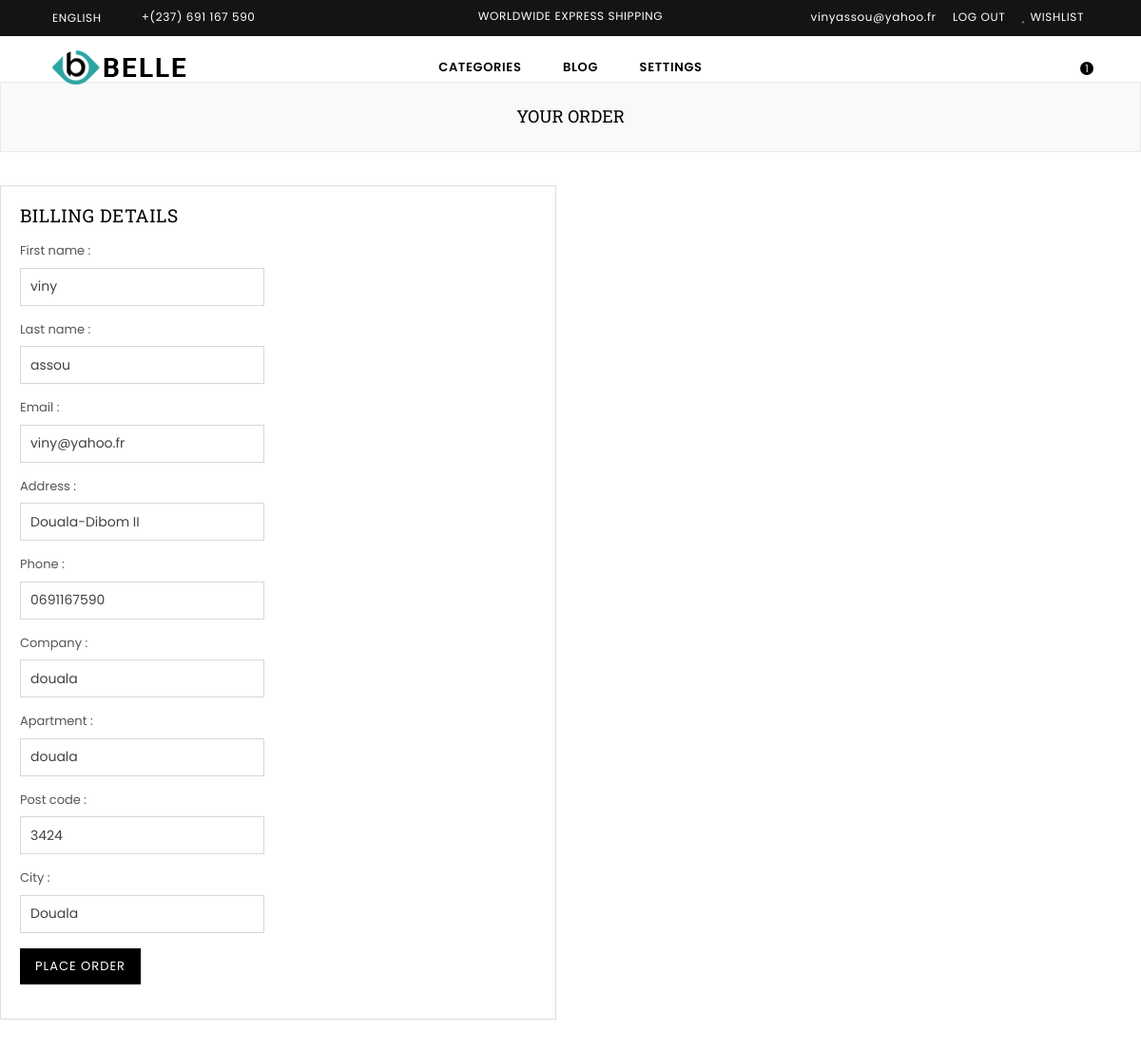
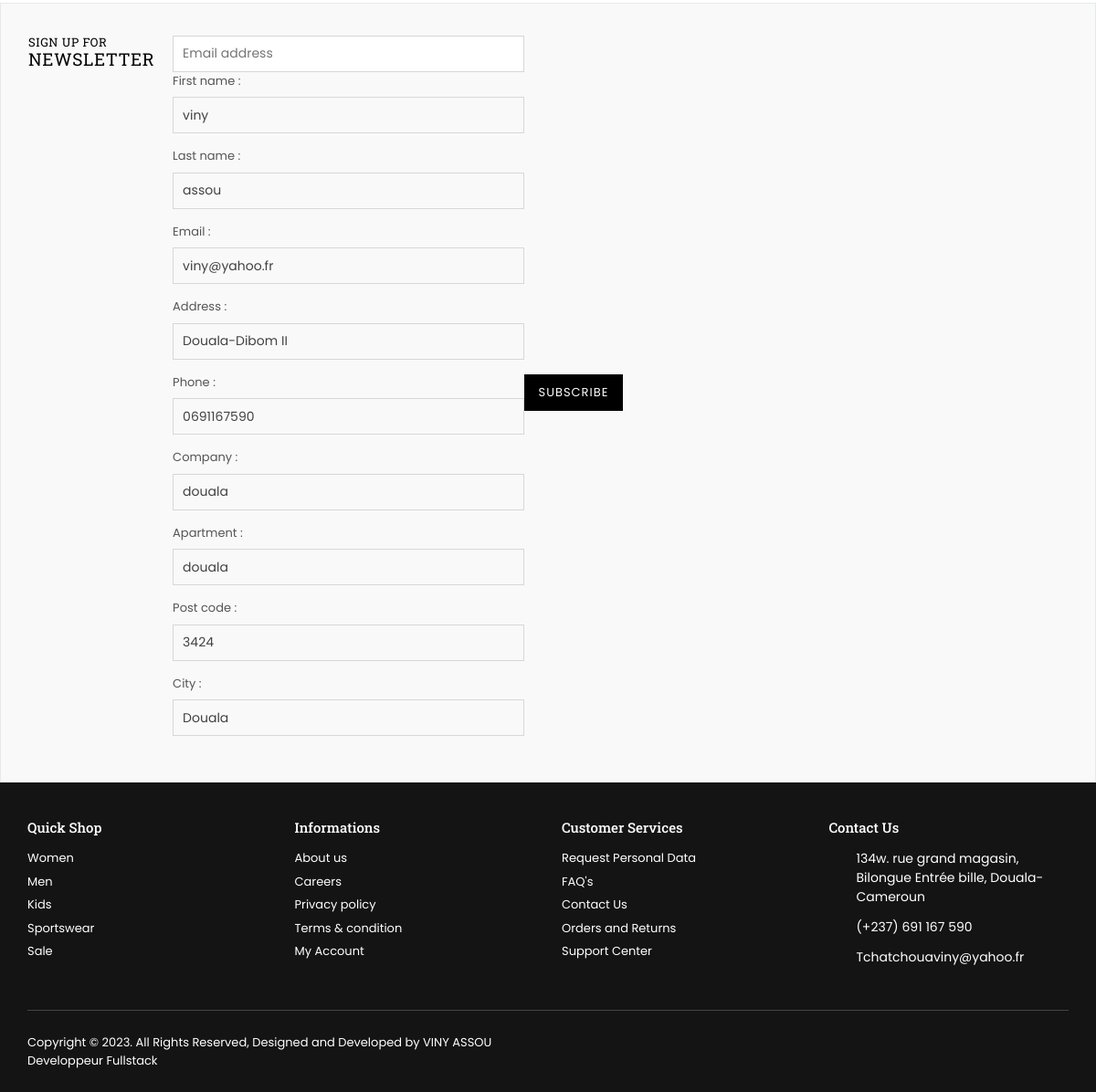
/order/ (signed in), run on the app's committed database (2 pictures, top to bottom).
### Ecommerce/models.py (models this page shows, shortened)
class BillingDetails(models.Model):
    user = models.ForeignKey(User, on_delete=models.CASCADE)
    first_name = models.CharField(max_length=50)
    last_name = models.CharField(max_length=50)
    email = models.EmailField()
    address = models.CharField(max_length=250)
    phone = models.CharField(max_length=250)
    company = models.CharField(max_length=250, blank=True, null=True)
    apartment = models.CharField(max_length=250, blank=True, null=True)
    post_code = models.CharField(max_length=20, blank=True, null=True)
    city = models.CharField(max_length=100)
    paid = models.BooleanField(default=False)
    created = models.DateTimeField(auto_now_add=True)
    updated = models.DateTimeField(auto_now=True)

### Ecommerce/views.py (the view)
# urls.py: path('order/', views.order, name='order'),
def order(request):
    cart = Cart.objects.filter(user=request.user)
    user = request.user
    try:
        billing_info = BillingDetails.objects.get(user=user)
    except BillingDetails.DoesNotExist:
        billing_info = None
    if request.method == 'POST':
        form = BillingDetailsForm(request.POST, instance=billing_info)
        if form.is_valid():
            billing_instance = form.save(commit=False)
            billing_instance.user = user
            billing_instance.save()
            return redirect('Ecommerce:home')
            for item in cart:
                Order.objects.create(order=order, product=item['product'],
                                         price=item['price'], quantity=item['quantity'])
            cart.clear()
            return render(request, 'order/create.html', {'order': order})
    else:
        form = BillingDetailsForm(instance=billing_info)
    return render(request, 'order/create.html', {'cart': cart, 'form': form})

### Ecommerce/forms.py
class BillingDetailsForm(forms.ModelForm):
    class Meta:
        model = BillingDetails
        fields = ['first_name', 'last_name', 'email', 'address', 'phone', 'company', 'apartment', 'post_code', 'city']

### Ecommerce/context_processors.py (called while the page is built)
def totalitem(request):
    totalitem = 0
    carts = Cart.objects.filter(user=request.user.id)
    if request.user.is_authenticated:
            totalitem = len(Cart.objects.filter(user=request.user.id))
    return {'totalitem': totalitem}

### cart/context_processors.py (called while the page is built)
def cart(request):
    return {'cart': Cart(request)}

### Ecommerce/templates/order/create.html (shortened to what this page needs)
{% extends "master.html" %}
{% load static %}
{% block content %}
{% include 'partials/header.html' %}
      <div id="page-content" class="mt-5">
    	<div class="page section-header text-center">
			<div class="page-title">
        		<div class="wrapper"><h1 class="page-width">Your order</h1></div>
      		</div>
		</div>
        <div class="row billing-fields">
            <div class="col-xl-6 col-lg-6 col-md-6 col-sm-12 sm-margin-30px-bottom">
                <div class="create-ac-content bg-light-gray padding-20px-all">
                    <form id="payment-form" method="post" action="{% url 'Ecommerce:order' %}">
                        <fieldset>
                            <h2 class="login-title mb-3">Billing details</h2>
                            <div class="row">
                                <div class="form-group col-md-6 col-lg-6 col-xl-6 required">
                                   {{ form.as_p }}
                                </div>
                        </fieldset>
                        <fieldset>
                            <div class="row">
                                <div class="form-group col-md-12 col-lg-12 col-xl-12">
                                    <button class="btn" value="Place order" type="submit">Place order</button>
                                </div>
                            </div>
                        </fieldset>
                    </form>
                </div>
            </div>
        </div>
    </div>
{% endblock %}

### Ecommerce/templates/partials/navbar.html (shortened to what this page needs)
{% load static %}
    <div class="top-header">
        <div class="container-fluid">
            <div class="row">
            	<div class="col-10 col-sm-8 col-md-5 col-lg-4">
                    <div class="language-dropdown">
                        <span class="language-dd">English</span>
                    </div>
                    <p class="phone-no"><i class="anm anm-phone-s"></i> +(237) 691 167 590</p>
                </div>
                <div class="col-sm-4 col-md-4 col-lg-4 d-none d-lg-none d-md-block d-lg-block">
                	<div class="text-center"><p class="top-header_middle-text"> Worldwide Express Shipping</p></div>
                </div>
                <div class="col-2 col-sm-4 col-md-3 col-lg-4 text-right">
                    <ul class="customer-links list-inline">
                        {% if user.is_authenticated %}
                        <li><a href="{% url 'accountss:profile' %}"><span class="text-lowercase mr-1">{{ user.email }}</span></a></li>
                        <li><a href="{% url 'accountss:logout' %}"><span class="mr-1">Log Out</span></a></li>
                        {% else %}
                        <li><a href="{% url 'accountss:login' %}"><span class="mr-1">Log In</span></a></li>
                        <li> <a href="{% url 'accountss:register' %}"><i class="fa fa-user mr-1" style="margin-top: -2px; margin-right: 1px;"></i>Create Account</a> </li>
                        {% endif %}
                        <li><a href="{% url 'Ecommerce:wishlist' %}"><i class="fa fa-heart mr-1" style="margin-top: -2px; margin-right: 1px;"></i>Wishlist</a></li>
                    </ul>
                </div>
            </div>
        </div>
    </div>

### Ecommerce/templates/partials/footer.html (shortened to what this page needs)
{% load static %}
   <footer id="footer">
    <div class="newsletter-section">
        <div class="container">
            <div class="row">
                    <div class="col-12 col-sm-12 col-md-12 col-lg-7 w-100 d-flex justify-content-start align-items-center">
                        <div class="display-table">
                            <div class="display-table-cell footer-newsletter">
                                <div class="section-header text-center">
                                    <label class="h2"><span>sign up for </span>newsletter</label>
                                </div>
                                <form action="{% url 'Ecommerce:newsletter' %}" method="post">
                                    <div class="input-group">
                                        <input type="email" class="input-group__field newsletter__input" name="email" value="{{email}}" placeholder="Email address" required="">
                                        {{ form.as_p }}
                                        <span class="input-group__btn">
                                            <button type="submit" class="btn newsletter__submit"  id="Subscribe"><span class="newsletter__submit-text--large">Subscribe</span></button>
                                        </span>
                                    </div>
                                </form>
                            </div>
                        </div>
                    </div>
                    <div class="col-12 col-sm-12 col-md-12 col-lg-5 d-flex justify-content-end align-items-center">
                        <div class="footer-social">
                            <ul class="list--inline site-footer__social-icons social-icons">
                                <li><a class="social-icons__link" href="#" target="_blank" title="Belle Multipurpose Bootstrap 4 Template on Facebook"><i class="icon icon-facebook"></i></a></li>
                                <li><a class="social-icons__link" href="#" target="_blank" title="Belle Multipurpose Bootstrap 4 Template on Twitter"><i class="icon icon-twitter"></i> <span class="icon__fallback-text">Twitter</span></a></li>
                                <li><a class="social-icons__link" href="#" target="_blank" title="Belle Multipurpose Bootstrap 4 Template on Pinterest"><i class="icon icon-pinterest"></i> <span class="icon__fallback-text">Pinterest</span></a></li>
                                <li><a class="social-icons__link" href="#" target="_blank" title="Belle Multipurpose Bootstrap 4 Template on Instagram"><i class="icon icon-instagram"></i> <span class="icon__fallback-text">Instagram</span></a></li>
                                <li><a class="social-icons__link" href="#" target="_blank" title="Belle Multipurpose Bootstrap 4 Template on Tumblr"><i class="icon icon-tumblr-alt"></i> <span class="icon__fallback-text">Tumblr</span></a></li>
                                <li><a class="social-icons__link" href="#" target="_blank" title="Belle Multipurpose Bootstrap 4 Template on YouTube"><i class="icon icon-youtube"></i> <span class="icon__fallback-text">YouTube</span></a></li>
                                <li><a class="social-icons__link" href="#" target="_blank" title="Belle Multipurpose Bootstrap 4 Template on Vimeo"><i class="icon icon-vimeo-alt"></i> <span class="icon__fallback-text">Vimeo</span></a></li>
                            </ul>
                        </div>
                    </div>
                </div>
        </div>
    </div>
    <div class="site-footer">
        <div class="container">
            <div class="footer-top">
                <div class="row">
                    <div class="col-12 col-sm-12 col-md-3 col-lg-3 footer-links">
                        <h4 class="h4">Quick Shop</h4>
                        <ul>
                            <li><a href="#">Women</a></li>
                            <li><a href="#">Men</a></li>
                            <li><a href="#">Kids</a></li>
                            <li><a href="#">Sportswear</a></li>
                            <li><a href="#">Sale</a></li>
                        </ul>
                    </div>
                    <div class="col-12 col-sm-12 col-md-3 col-lg-3 footer-links">
                        <h4 class="h4">Informations</h4>
                        <ul>
                            <li><a href="#">About us</a></li>
                            <li><a href="#">Careers</a></li>
                            <li><a href="#">Privacy policy</a></li>
                            <li><a href="#">Terms &amp; condition</a></li>
                            <li><a href="#">My Account</a></li>
                        </ul>
                    </div>
                    <div class="col-12 col-sm-12 col-md-3 col-lg-3 footer-links">
                        <h4 class="h4">Customer Services</h4>
                        <ul>
                            <li><a href="#">Request Personal Data</a></li>
                            <li><a href="#">FAQ's</a></li>
                            <li><a href="#">Contact Us</a></li>
                            <li><a href="#">Orders and Returns</a></li>
                            <li><a href="#">Support Center</a></li>
                        </ul>
                    </div>
                    <div class="col-12 col-sm-12 col-md-3 col-lg-3 contact-box">
                        <h4 class="h4">Contact Us</h4>
                        <ul class="addressFooter">
                            <li><i class="icon anm anm-map-marker-al"></i><p>134w. rue grand magasin,<br>Bilongue Entrée bille, Douala-Cameroun</p></li>
                            <li class="phone"><i class="icon anm anm-phone-s"></i><p>(+237) 691 167 590</p></li>
                            <li class="email"><i class="icon anm anm-envelope-l"></i><p>Tchatchouaviny@yahoo.fr</p></li>
                        </ul>
                    </div>
                </div>
            </div>
            <hr>
            <div class="footer-bottom">
                <div class="row">
                    <div class="col-12 col-sm-12 col-md-6 col-lg-6 order-1 order-md-0 order-lg-0 order-sm-1 copyright text-sm-center text-md-left text-lg-left"> <a href="templateshub.net">
                        Copyright © 2023. All Rights Reserved, Designed and Developed by VINY ASSOU Developpeur Fullstack</a>
                </div>
                    <div class="col-12 col-sm-12 col-md-6 col-lg-6 order-0 order-md-1 order-lg-1 order-sm-0 payment-icons text-right text-md-center">
                        <ul class="payment-icons list--inline">
                            <li><i class="icon fa fa-cc-visa" aria-hidden="true"></i></li>
                            <li><i class="icon fa fa-cc-mastercard" aria-hidden="true"></i></li>
                            <li><i class="icon fa fa-cc-discover" aria-hidden="true"></i></li>
                            <li><i class="icon fa fa-cc-paypal" aria-hidden="true"></i></li>
                            <li><i class="icon fa fa-cc-amex" aria-hidden="true"></i></li>
                            <li><i class="icon fa fa-credit-card" aria-hidden="true"></i></li>
                        </ul>
                    </div>
                </div>
            </div>
        </div>
    </div>
</footer>

### data on the page
BillingDetails: first_name "viny", last_name "assou", email "viny@yahoo.fr", address "Douala-Dibom II", phone "0691167590", company "douala", apartment "douala", post_code "3424", city "Douala"

### other printed values
{{ user.email }} "vinyassou@yahoo.fr"
{{ totalitem }} "1"
